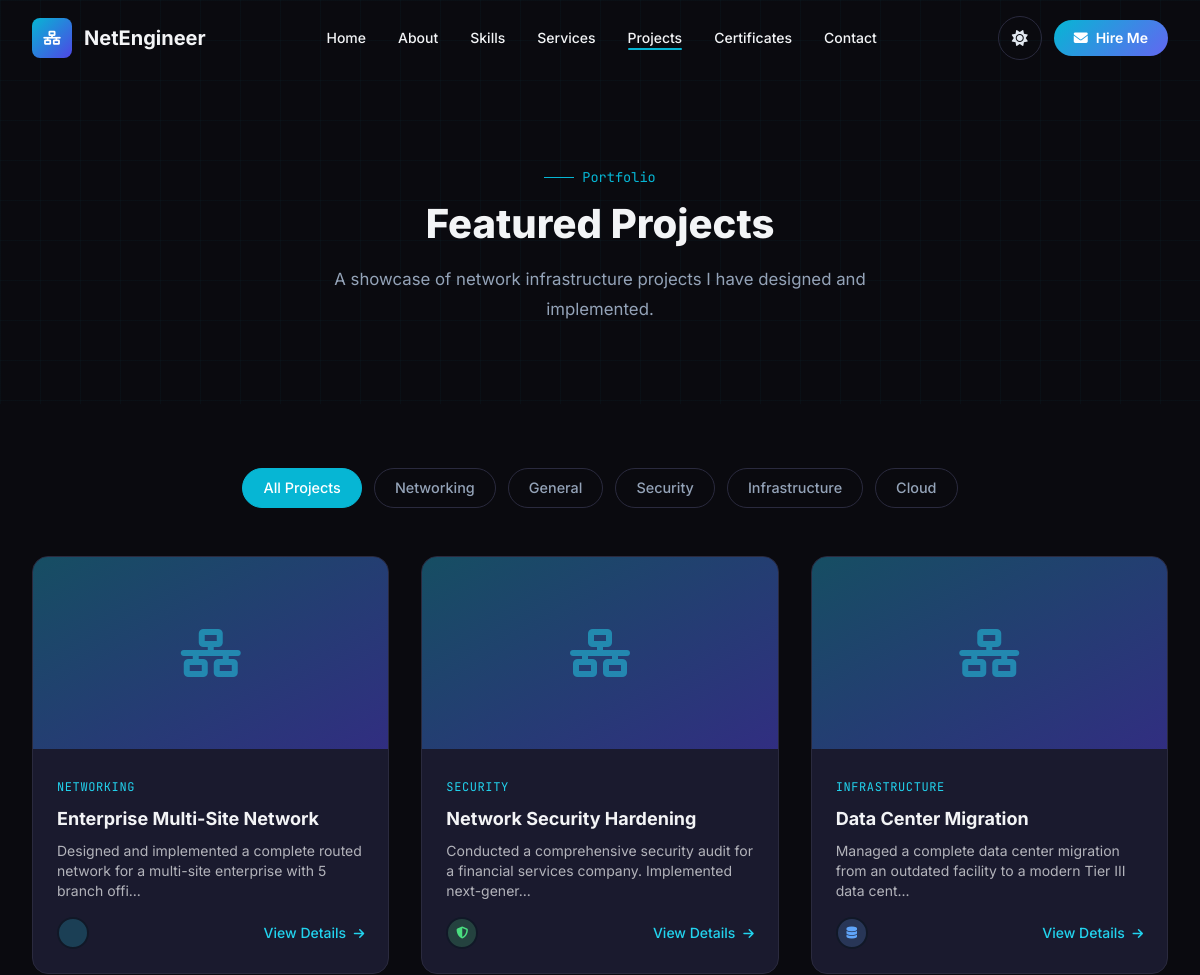
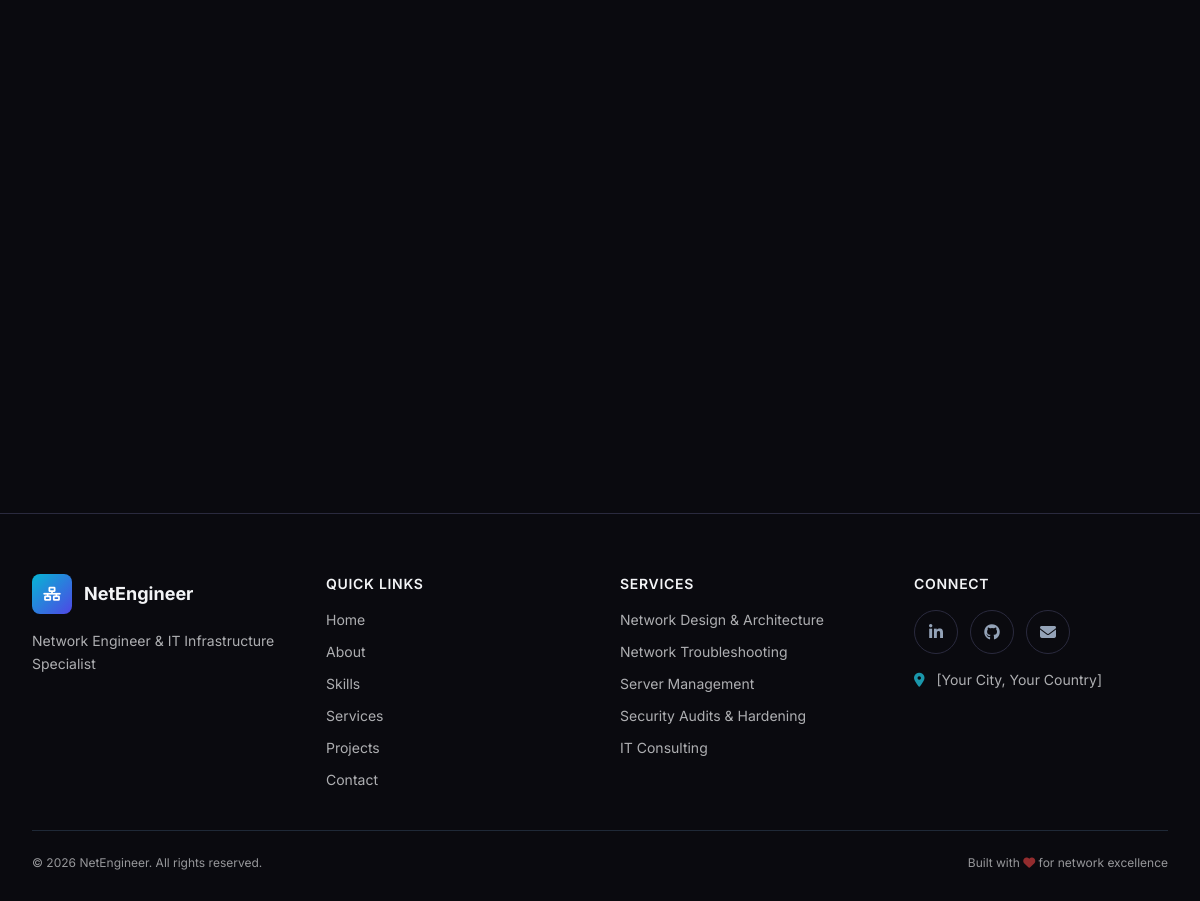
The app's page /projects.php with its own data (2 pictures, top to bottom).
### tables this page shows
CREATE TABLE `site_settings` (
    `id` INT UNSIGNED AUTO_INCREMENT PRIMARY KEY,
    `site_name` VARCHAR(255) NOT NULL DEFAULT 'Network Engineer Portfolio',
    `site_title` VARCHAR(500) DEFAULT NULL,
    `site_description` TEXT DEFAULT NULL,
    `logo` VARCHAR(500) DEFAULT NULL,
    `favicon` VARCHAR(500) DEFAULT NULL,
    `created_at` TIMESTAMP DEFAULT CURRENT_TIMESTAMP,
    `updated_at` TIMESTAMP DEFAULT CURRENT_TIMESTAMP ON UPDATE CURRENT_TIMESTAMP
);

CREATE TABLE `projects` (
    `id` INT UNSIGNED AUTO_INCREMENT PRIMARY KEY,
    `title` VARCHAR(255) NOT NULL,
    `slug` VARCHAR(191) NOT NULL UNIQUE,
    `description` TEXT NOT NULL,
    `thumbnail` VARCHAR(500) DEFAULT NULL,
    `project_url` VARCHAR(500) DEFAULT NULL,
    `github_url` VARCHAR(500) DEFAULT NULL,
    `technology_stack` TEXT DEFAULT NULL,
    `featured` TINYINT(1) NOT NULL DEFAULT 0,
    `created_at` TIMESTAMP DEFAULT CURRENT_TIMESTAMP,
    `updated_at` TIMESTAMP DEFAULT CURRENT_TIMESTAMP ON UPDATE CURRENT_TIMESTAMP,
    INDEX `idx_projects_featured` (`featured`)
);

CREATE TABLE `profile` (
    `id` INT UNSIGNED AUTO_INCREMENT PRIMARY KEY,
    `user_id` INT UNSIGNED NOT NULL,
    `headline` VARCHAR(500) DEFAULT NULL,
    `about_me` TEXT DEFAULT NULL,
    `phone` VARCHAR(50) DEFAULT NULL,
    `address` VARCHAR(500) DEFAULT NULL,
    `website` VARCHAR(500) DEFAULT NULL,
    `github` VARCHAR(500) DEFAULT NULL,
    `linkedin` VARCHAR(500) DEFAULT NULL,
    `facebook` VARCHAR(500) DEFAULT NULL,
    `twitter` VARCHAR(500) DEFAULT NULL,
    `cv_file` VARCHAR(500) DEFAULT NULL,
    `created_at` TIMESTAMP DEFAULT CURRENT_TIMESTAMP,
    `updated_at` TIMESTAMP DEFAULT CURRENT_TIMESTAMP ON UPDATE CURRENT_TIMESTAMP,
    FOREIGN KEY (`user_id`) REFERENCES `users`(`id`) ON DELETE CASCADE,
    INDEX `idx_profile_user` (`user_id`)
);

CREATE TABLE `services` (
    `id` INT UNSIGNED AUTO_INCREMENT PRIMARY KEY,
    `title` VARCHAR(255) NOT NULL,
    `description` TEXT NOT NULL,
    `icon` VARCHAR(100) DEFAULT NULL,
    `display_order` INT UNSIGNED NOT NULL DEFAULT 0,
    `created_at` TIMESTAMP DEFAULT CURRENT_TIMESTAMP,
    `updated_at` TIMESTAMP DEFAULT CURRENT_TIMESTAMP ON UPDATE CURRENT_TIMESTAMP,
    INDEX `idx_services_order` (`display_order`)
);

### config/database.php (called while the page is built, shortened)
<?php
function getDB(): PDO {
    static $pdo = null;
    if ($pdo === null) {
        try {
            $dsn = "mysql:host=" . DB_HOST . ";dbname=" . DB_NAME . ";charset=" . DB_CHARSET;
            $options = [
                PDO::ATTR_ERRMODE            => PDO::ERRMODE_EXCEPTION,
                PDO::ATTR_DEFAULT_FETCH_MODE => PDO::FETCH_ASSOC,
                PDO::ATTR_EMULATE_PREPARES   => false,
                PDO::MYSQL_ATTR_INIT_COMMAND => "SET NAMES utf8mb4 COLLATE utf8mb4_unicode_ci",
            ];
            $pdo = new PDO($dsn, DB_USER, DB_PASS, $options);
        } catch (PDOException $e) {
            error_log("Database connection failed: " . $e->getMessage());
            die("Database connection failed. Please check your configuration.");
        }
    }
    return $pdo;
}
function dbQuery(string $sql, array $params = []): array {
    $stmt = getDB()->prepare($sql);
    $stmt->execute($params);
    return $stmt->fetchAll();
}
function dbRow(string $sql, array $params = []): ?array {
    $stmt = getDB()->prepare($sql);
    $stmt->execute($params);
    $row = $stmt->fetch();
    return $row ?: null;
}

### includes/functions.php (called while the page is built, shortened)
<?php
function e(?string $value): string {
    return htmlspecialchars($value ?? '', ENT_QUOTES | ENT_HTML5, 'UTF-8');
}
function truncate(string $text, int $length = 100, string $suffix = '...'): string {
    return mb_substr($text, 0, $length - mb_strlen($suffix)) . $suffix;
}
function getProfile(): ?array {
    return dbRow("SELECT p.*, u.full_name, u.email, u.profile_image
                  FROM profile p
                  JOIN users u ON u.id = p.user_id
                  LIMIT 1");
}
function getSiteSettings(): ?array {
    return dbRow("SELECT * FROM site_settings LIMIT 1");
}

### projects.php (the view, shortened to what this page needs)
<?php $pageTitle = 'Projects'; include 'includes/header.php'; include 'includes/navbar.php';
$projects = dbQuery("SELECT * FROM projects ORDER BY created_at DESC");
$categories = [];
foreach ($projects as $p) {
    $techs = array_map('trim', explode(',', $p['technology_stack'] ?? ''));
    foreach ($techs as $t) {
        $cat = 'general';
        $lower = strtolower($t);
        if (strpos($lower, 'cisco') !== false || strpos($lower, 'ospf') !== false || strpos($lower, 'mpls') !== false || strpos($lower, 'qos') !== false || strpos($lower, 'wifi') !== false || strpos($lower, 'meraki') !== false) $cat = 'networking';
        elseif (strpos($lower, 'security') !== false || strpos($lower, 'fortinet') !== false || strpos($lower, 'snort') !== false || strpos($lower, 'pci') !== false || strpos($lower, 'ids') !== false || strpos($lower, 'ips') !== false) $cat = 'security';
        elseif (strpos($lower, 'vmware') !== false || strpos($lower, 'san') !== false || strpos($lower, 'vcenter') !== false || strpos($lower, 'cat6') !== false || strpos($lower, 'tier') !== false || strpos($lower, 'fiber') !== false) $cat = 'infrastructure';
        elseif (strpos($lower, 'aws') !== false || strpos($lower, 'vpc') !== false || strpos($lower, 'cloud') !== false || strpos($lower, 'direct connect') !== false) $cat = 'cloud';
        $categories[$cat] = true;
    }
}
$categories = array_keys($categories);
?>
<main id="main-content">
    <section class="page-header">
        <div class="bg-pattern"></div>
        <div class="max-w-7xl mx-auto px-4 sm:px-6 lg:px-8 relative z-10">
            <div class="animate-on-scroll">
                <span class="section-tag justify-center">Portfolio</span>
                <h1 class="section-title">Featured Projects</h1>
                <p class="section-subtitle mx-auto">A showcase of network infrastructure projects I have designed and implemented.</p>
            </div>
        </div>
    </section>
    <section class="py-16">
        <div class="max-w-7xl mx-auto px-4 sm:px-6 lg:px-8">
            <div class="flex flex-wrap justify-center gap-3 mb-12 animate-on-scroll">
                <button class="filter-btn active" data-filter="all">All Projects</button>
                <?php foreach ($categories as $cat): ?>
                    <button class="filter-btn" data-filter="<?= e($cat) ?>"><?= ucfirst(e($cat)) ?></button>
                <?php endforeach; ?>
            </div>
            <?php if (empty($projects)): ?>
                <div class="text-center py-20"><p class="text-gray-500">No projects to display yet. Check back soon!</p></div>
            <?php else: ?>
                <div class="grid sm:grid-cols-2 lg:grid-cols-3 gap-8">
                    <?php foreach ($projects as $proj):
                        $cat = 'general';
                        $lower = strtolower($proj['technology_stack'] ?? '');
                        if (strpos($lower, 'cisco') !== false || strpos($lower, 'ospf') !== false || strpos($lower, 'mpls') !== false) $cat = 'networking';
                        elseif (strpos($lower, 'fortinet') !== false || strpos($lower, 'snort') !== false || strpos($lower, 'pci') !== false) $cat = 'security';
                        elseif (strpos($lower, 'vmware') !== false || strpos($lower, 'san') !== false || strpos($lower, 'tier') !== false) $cat = 'infrastructure';
                        elseif (strpos($lower, 'aws') !== false || strpos($lower, 'vpc') !== false) $cat = 'cloud';
                        $catIcons = ['networking' => 'fab fa-cisco', 'security' => 'fas fa-shield-halved', 'infrastructure' => 'fas fa-database', 'cloud' => 'fab fa-aws', 'general' => 'fas fa-code'];
                        $catColors = ['networking' => 'network-400', 'security' => 'green-400', 'infrastructure' => 'blue-400', 'cloud' => 'orange-400', 'general' => 'primary-400'];
                    ?>
                        <div class="project-item animate-on-scroll delay-100" data-category="<?= $cat ?>" data-project="<?= $proj['id'] ?>" data-details="<?= e('<p>' . nl2br(e($proj['description'])) . '</p><div class=\"mt-4\"><h4 class=\"font-bold mb-2\">Technologies Used:</h4><p>' . e($proj['technology_stack'] ?? 'N/A') . '</p></div>') ?>">
                            <div class="project-card">
                                <?php if (!empty($proj['thumbnail'])): ?>
                                    <img src="<?= e(assetUrl($proj['thumbnail'])) ?>" alt="<?= e($proj['title']) ?>" class="project-image" onerror="this.style.display='none';this.parentElement.innerHTML='<div class=\'w-full h-48 bg-gradient-to-br from-network-900 to-primary-900 flex items-center justify-center\'><i class=\'fas fa-network-wired text-5xl text-network-400/50\'></i></div>'">
                                <?php else: ?>
                                    <div class="w-full h-48 bg-gradient-to-br from-network-900 to-primary-900 flex items-center justify-center"><i class="fas fa-network-wired text-5xl text-network-400/50"></i></div>
                                <?php endif; ?>
                                <div class="p-6">
                                    <span class="text-xs font-mono text-network-400 uppercase tracking-wider"><?= ucfirst($cat) ?></span>
                                    <h3 class="project-title text-lg font-bold mt-2 mb-2"><?= e($proj['title']) ?></h3>
                                    <p class="project-description text-sm opacity-70"><?= e(truncate($proj['description'], 100)) ?></p>
                                    <div class="flex items-center justify-between mt-4">
                                        <div class="flex -space-x-2">
                                            <span class="w-8 h-8 rounded-full bg-<?= $catColors[$cat] ?? 'network-400' ?>/20 border-2 border-gray-900 flex items-center justify-center"><i class="<?= $catIcons[$cat] ?? 'fas fa-code' ?> text-<?= $catColors[$cat] ?? 'network-400' ?> text-xs"></i></span>
                                        </div>
                                        <button class="text-sm text-network-400 hover:text-network-300 font-medium" data-modal-trigger="<?= $proj['id'] ?>">
                                            View Details <i class="fas fa-arrow-right ml-1 text-xs"></i>
                                        </button>
                                    </div>
                                </div>
                            </div>
                        </div>
                    <?php endforeach; ?>
                </div>
            <?php endif; ?>
        </div>
    </section>
</main>
<?php include 'includes/footer.php'; ?>

### includes/navbar.php (shortened to what this page needs)
<nav class="navbar" role="navigation" aria-label="Main navigation">
    <div class="max-w-7xl mx-auto px-4 sm:px-6 lg:px-8">
        <div class="flex items-center justify-between">
            <a href="index.php" class="flex items-center gap-3 text-xl font-bold hover:text-network-400 transition-colors">
                <span class="w-10 h-10 rounded-lg bg-gradient-to-br from-network-500 to-primary-600 flex items-center justify-center text-white text-sm font-bold">
                    <i class="fas fa-network-wired"></i>
                </span>
                <span class="hidden sm:block"><?= e($siteSettings['site_name'] ?? 'NetEngineer') ?></span>
            </a>
            <div class="hidden lg:flex items-center gap-8">
                <a href="index.php" class="nav-link text-sm font-medium">Home</a>
                <a href="about.php" class="nav-link text-sm font-medium">About</a>
                <a href="skills.php" class="nav-link text-sm font-medium">Skills</a>
                <a href="services.php" class="nav-link text-sm font-medium">Services</a>
                <a href="projects.php" class="nav-link text-sm font-medium">Projects</a>
                <a href="certificates.php" class="nav-link text-sm font-medium">Certificates</a>
                <a href="contact.php" class="nav-link text-sm font-medium">Contact</a>
            </div>
            <div class="flex items-center gap-3">
                <button class="theme-toggle" aria-label="Toggle theme">
                    <i class="fas fa-sun"></i>
                </button>
                <a href="contact.php" class="hidden sm:inline-flex btn-primary text-sm !py-2 !px-5">
                    <i class="fas fa-envelope"></i> Hire Me
                </a>
            </div>
        </div>
    </div>
</nav>

### includes/footer.php (shortened to what this page needs)
<?php
$profile = getProfile() ?? [];
?>
<footer class="footer">
    <div class="max-w-7xl mx-auto px-4 sm:px-6 lg:px-8">
        <div class="grid grid-cols-1 md:grid-cols-2 lg:grid-cols-4 gap-10 mb-10">
            <div>
                <div class="flex items-center gap-3 mb-4">
                    <span class="w-10 h-10 rounded-lg bg-gradient-to-br from-network-500 to-primary-600 flex items-center justify-center text-white text-sm">
                        <i class="fas fa-network-wired"></i>
                    </span>
                    <span class="text-lg font-bold"><?= e($siteSettings['site_name'] ?? 'NetEngineer') ?></span>
                </div>
                <p class="text-sm leading-relaxed opacity-70">
                    <?= e($profile['headline'] ?? 'Professional Network Engineer & IT Infrastructure Specialist.') ?>
                </p>
            </div>
            <div>
                <h4 class="text-sm font-semibold uppercase tracking-wider mb-4">Quick Links</h4>
                <ul class="space-y-3 text-sm">
                    <li><a href="index.php" class="opacity-70 hover:opacity-100">Home</a></li>
                    <li><a href="about.php" class="opacity-70 hover:opacity-100">About</a></li>
                    <li><a href="skills.php" class="opacity-70 hover:opacity-100">Skills</a></li>
                    <li><a href="services.php" class="opacity-70 hover:opacity-100">Services</a></li>
                    <li><a href="projects.php" class="opacity-70 hover:opacity-100">Projects</a></li>
                    <li><a href="contact.php" class="opacity-70 hover:opacity-100">Contact</a></li>
                </ul>
            </div>
            <div>
                <h4 class="text-sm font-semibold uppercase tracking-wider mb-4">Services</h4>
                <ul class="space-y-3 text-sm">
                    <?php
                    $footerServices = dbQuery("SELECT title FROM services ORDER BY display_order ASC LIMIT 5");
                    foreach ($footerServices as $fs): ?>
                        <li><a href="services.php" class="opacity-70 hover:opacity-100"><?= e($fs['title']) ?></a></li>
                    <?php endforeach; ?>
                </ul>
            </div>
            <div>
                <h4 class="text-sm font-semibold uppercase tracking-wider mb-4">Connect</h4>
                <div class="flex gap-3 mb-4 flex-wrap">
                    <?php if (!empty($profile['linkedin'])): ?>
                        <a href="<?= e($profile['linkedin']) ?>" class="social-link" aria-label="LinkedIn" target="_blank"><i class="fab fa-linkedin-in"></i></a>
                    <?php endif; ?>
                    <?php if (!empty($profile['github'])): ?>
                        <a href="<?= e($profile['github']) ?>" class="social-link" aria-label="GitHub" target="_blank"><i class="fab fa-github"></i></a>
                    <?php endif; ?>
                    <a href="contact.php" class="social-link" aria-label="Email"><i class="fas fa-envelope"></i></a>
                </div>
                <p class="text-sm opacity-70">
                    <i class="fas fa-map-marker-alt mr-2 text-network-400"></i>
                    <?= e(!empty($profile['address']) ? $profile['address'] : 'Available for remote & onsite') ?>
                </p>
            </div>
        </div>
        <div class="border-t border-gray-800 pt-6 mt-6 flex flex-col sm:flex-row items-center justify-between gap-4">
            <p class="text-xs opacity-60">
                &copy; <?php echo date('Y'); ?> <?= e($siteSettings['site_name'] ?? 'Network Engineer Portfolio') ?>. All rights reserved.
            </p>
            <p class="text-xs opacity-60">
                Built with <i class="fas fa-heart text-red-500"></i> for network excellence
            </p>
        </div>
    </div>
</footer>
</body>
</html>

### records on screen
site_settings: site_name "NetEngineer"
projects: technology_stack "NETWORKING", title "Enterprise Multi-Site Network", description "Designed and implemented a complete routed network for a multi-site enterprise with 5 branch offi..."
projects: technology_stack "SECURITY", title "Network Security Hardening", description "Conducted a comprehensive security audit for a financial services company. Implemented next-gener..."
projects: technology_stack "INFRASTRUCTURE", title "Data Center Migration", description "Managed a complete data center migration from an outdated facility to a modern Tier III data cent..."
profile: headline "Network Engineer & IT Infrastructure Specialist", address "[Your City, Your Country]"
services: title "Network Design & Architecture"
services: title "Network Troubleshooting"
services: title "Server Management"
services: title "Security Audits & Hardening"
services: title "IT Consulting"

### other values on screen
$cat "Networking"
$cat "General"
$cat "Security"
$cat "Infrastructure"
$cat "Cloud"
